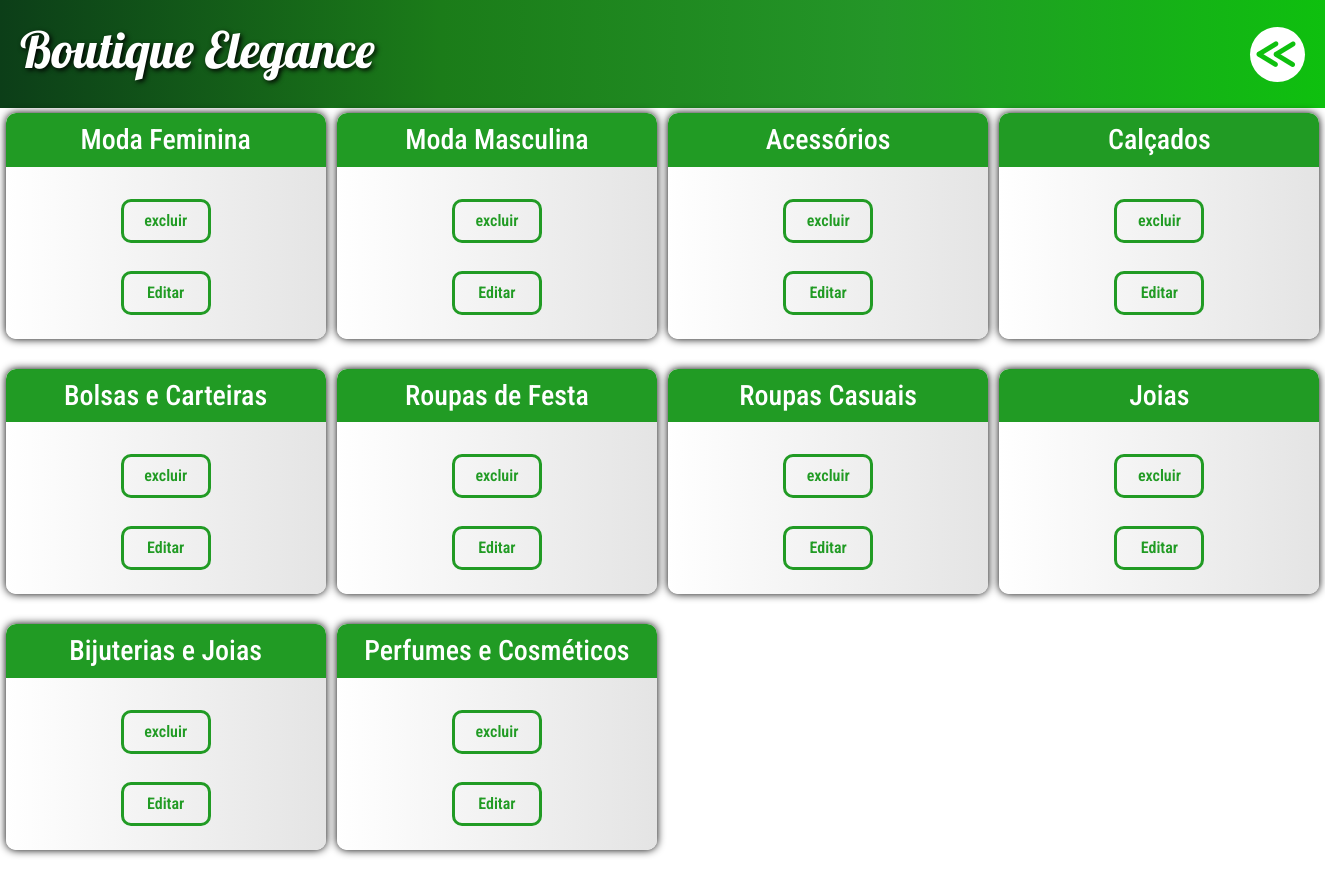
The page /categoria/listarCategoria.php?adicionado on the database its author committed.
### tables this page shows
CREATE TABLE `categoria` (
  `id_categoria` int(11) NOT NULL,
  `nome` varchar(30) DEFAULT NULL
);

### class/categoria.DAO.class.php (called while the page is built, shortened)
<?php
	class categoriaDAO{
		public function __construct(){
			$this->conexao =
			new PDO("mysql:host=localhost; dbname=bancoSD","root", "");
		}
		public function listar(){
            $sql = $this->conexao->prepare("select * from categoria");
			$sql->execute();
			return $sql->fetchAll();
        }
	}
?>

### categoria/listarCategoria.php (the view, shortened to what this page needs)
<?php
include_once "../class/categoria.DAO.class.php";
$objCategoriaDAO = new categoriaDAO();
$retorno = $objCategoriaDAO->listar();
    ?>
    <html lang="pt">
<head>
    <link href="https://cdn.jsdelivr.net/npm/bootstrap@5.3.3/dist/css/bootstrap.min.css" rel="stylesheet">
    <link rel="stylesheet" href="../CSS/style.css">
</head>
<body>
    <header>
        <div>
            <h1 id="titulo">Boutique Elegance</h1>
        </div>
        <div id="div-botão-header">
            <button  href="indexadm.php" id="voltar" onclick="window.location.href='../usuarios/adm/indexadm2.php'"><img src="../img-utilitarios/voltar.png"></button>
        </div>
    </header>
    <div class="container-list">
        <?php foreach($retorno as $linha){?>
    <form class="form-listar" style="text-align: center;">
        <h3 id="text-form"><?=$linha["nome"]?></h3>
        <a class="btn-op" href='excluirCategoria.php?id_categoria=<?=$linha["id_categoria"]?>'>excluir</a>
        <a class="btn-op" href='editarCategoria.php?id_categoria=<?=$linha["id_categoria"]?>'>Editar</a>
        </form>
        <?php
}
if(isset($_GET['adicionado'])){
    echo'<script>alert("Categoria Adicionada")</script>';
 }?><div>

### CSS/style.css (style rules this page uses)
:root { --verdep: #219b24; }
body { height: 100%; margin: 0; }
header { display: flex; justify-content: space-between; align-items: center; background-image: linear-gradient(to right, rgb(12, 62, 24),rgb(27, 124, 25),rgb(36, 150, 40),rgb(14, 192, 14)); padding: 20px; }
#titulo { font-family: "lobster"; color: rgb(255, 255, 255); font-size: 50px; text-shadow: 2px 2px 5px rgb(0, 0, 0); }
.container-list { display: grid; grid-template-rows: 1FR 1FR 1FR 1FR ; grid-template-columns: 1FR 1FR 1FR 1FR ; height: 100%; row-gap: 20px; flex-grow: 1; }
#text-form { background-color: #219b24; width: 100%; padding: 10px; text-align: center; border-top-right-radius: 10px; border-top-left-radius: 10px; font-family: "roboto condensed"; color: white; }
.btn-op { border-radius: 10px; font-family: "roboto condensed"; color: var(--verdep); text-decoration: none; padding: 7px; width: 90px; font-weight: 600; text-align: center; border: 3px solid var(--verdep); margin: 4px; }
.form-listar { display: flex; justify-content: center; align-items: center; flex-direction: column; gap: 20px; font-family: "roboto condensed"; width: 320px; border: none; box-shadow: 0 0 8px black; border-radius: 10px; padding-bottom: 20px; margin: 5px; justify-self: center; align-self: center; background: rgb(255,255,255); background: linear-gradient(90deg, rgba(255,255,255,1) 0%, rgba(228,228,228,1) 100%); }
#voltar { background-color: white; padding: 4px; border: none; border-radius: 50%; }

### rows shown on the page
categoria: nome "Moda Feminina"
categoria: nome "Moda Masculina"
categoria: nome "Acessórios"
categoria: nome "Calçados"
categoria: nome "Bolsas e Carteiras"
categoria: nome "Roupas de Festa"
categoria: nome "Roupas Casuais"
categoria: nome "Joias"
categoria: nome "Bijuterias e Joias"
categoria: nome "Perfumes e Cosméticos"
